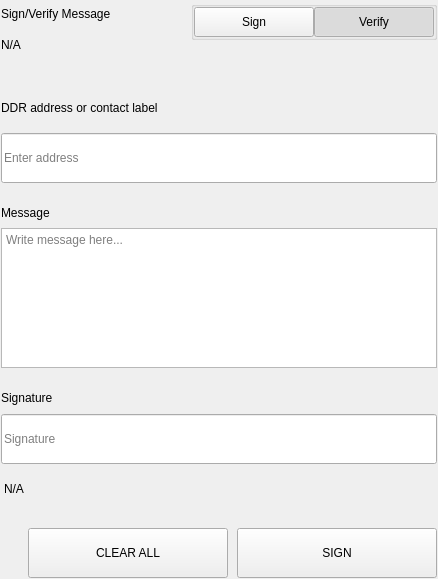
<?xml version="1.0" encoding="UTF-8"?>
<ui version="4.0">
 <class>SettingsSignMessageWidgets</class>
 <widget class="QWidget" name="SettingsSignMessageWidgets">
  <property name="geometry">
   <rect>
    <x>0</x>
    <y>0</y>
    <width>438</width>
    <height>579</height>
   </rect>
  </property>
  <property name="windowTitle">
   <string>Form</string>
  </property>
  <layout class="QVBoxLayout" name="verticalLayout">
   <property name="spacing">
    <number>0</number>
   </property>
   <property name="leftMargin">
    <number>0</number>
   </property>
   <property name="topMargin">
    <number>0</number>
   </property>
   <property name="rightMargin">
    <number>0</number>
   </property>
   <property name="bottomMargin">
    <number>0</number>
   </property>
   <item>
    <widget class="QWidget" name="left" native="true">
     <layout class="QVBoxLayout" name="verticalLayout_3">
      <property name="leftMargin">
       <number>0</number>
      </property>
      <property name="topMargin">
       <number>0</number>
      </property>
      <property name="rightMargin">
       <number>0</number>
      </property>
      <property name="bottomMargin">
       <number>0</number>
      </property>
      <item>
       <widget class="QWidget" name="container_sign" native="true">
        <layout class="QVBoxLayout" name="verticalLayout_2">
         <property name="spacing">
          <number>0</number>
         </property>
         <property name="leftMargin">
          <number>1</number>
         </property>
         <property name="topMargin">
          <number>1</number>
         </property>
         <property name="rightMargin">
          <number>1</number>
         </property>
         <property name="bottomMargin">
          <number>1</number>
         </property>
         <item>
          <layout class="QHBoxLayout" name="horizontalLayout_3" stretch="3,1">
           <property name="spacing">
            <number>40</number>
           </property>
           <item>
            <layout class="QVBoxLayout" name="verticalLayoutTitle">
             <property name="spacing">
              <number>5</number>
             </property>
             <item>
              <widget class="QLabel" name="labelTitle">
               <property name="text">
                <string>Sign/Verify Message</string>
               </property>
              </widget>
             </item>
             <item>
              <widget class="QLabel" name="labelSubtitle1">
               <property name="text">
                <string notr="true">N/A</string>
               </property>
               <property name="wordWrap">
                <bool>true</bool>
               </property>
              </widget>
             </item>
            </layout>
           </item>
           <item alignment="Qt::AlignRight|Qt::AlignTop">
            <widget class="QWidget" name="containerSwitch" native="true">
             <property name="styleSheet">
              <string notr="true">#containerSwitch{
	padding-top:9px;
}</string>
             </property>
             <layout class="QVBoxLayout" name="verticalLayout_6">
              <property name="spacing">
               <number>4</number>
              </property>
              <property name="leftMargin">
               <number>0</number>
              </property>
              <property name="topMargin">
               <number>0</number>
              </property>
              <property name="rightMargin">
               <number>0</number>
              </property>
              <property name="bottomMargin">
               <number>0</number>
              </property>
              <item alignment="Qt::AlignRight">
               <widget class="QGroupBox" name="groupBox">
                <property name="sizePolicy">
                 <sizepolicy hsizetype="Fixed" vsizetype="Preferred">
                  <horstretch>0</horstretch>
                  <verstretch>0</verstretch>
                 </sizepolicy>
                </property>
                <property name="title">
                 <string/>
                </property>
                <property name="alignment">
                 <set>Qt::AlignRight|Qt::AlignTop|Qt::AlignTrailing</set>
                </property>
                <layout class="QHBoxLayout" name="horizontalLayout_4">
                 <property name="spacing">
                  <number>0</number>
                 </property>
                 <property name="leftMargin">
                  <number>0</number>
                 </property>
                 <property name="topMargin">
                  <number>0</number>
                 </property>
                 <property name="rightMargin">
                  <number>0</number>
                 </property>
                 <property name="bottomMargin">
                  <number>0</number>
                 </property>
                 <item>
                  <widget class="QPushButton" name="pushSign">
                   <property name="minimumSize">
                    <size>
                     <width>120</width>
                     <height>30</height>
                    </size>
                   </property>
                   <property name="maximumSize">
                    <size>
                     <width>120</width>
                     <height>30</height>
                    </size>
                   </property>
                   <property name="focusPolicy">
                    <enum>Qt::NoFocus</enum>
                   </property>
                   <property name="text">
                    <string>Sign</string>
                   </property>
                   <property name="checkable">
                    <bool>true</bool>
                   </property>
                   <property name="autoExclusive">
                    <bool>true</bool>
                   </property>
                  </widget>
                 </item>
                 <item>
                  <widget class="QPushButton" name="pushVerify">
                   <property name="minimumSize">
                    <size>
                     <width>120</width>
                     <height>30</height>
                    </size>
                   </property>
                   <property name="maximumSize">
                    <size>
                     <width>120</width>
                     <height>30</height>
                    </size>
                   </property>
                   <property name="focusPolicy">
                    <enum>Qt::NoFocus</enum>
                   </property>
                   <property name="text">
                    <string>Verify</string>
                   </property>
                   <property name="checkable">
                    <bool>true</bool>
                   </property>
                   <property name="checked">
                    <bool>true</bool>
                   </property>
                   <property name="autoExclusive">
                    <bool>true</bool>
                   </property>
                  </widget>
                 </item>
                </layout>
               </widget>
              </item>
              <item alignment="Qt::AlignHCenter|Qt::AlignTop">
               <widget class="QLabel" name="labelSubtitleSwitch">
                <property name="text">
                 <string/>
                </property>
                <property name="alignment">
                 <set>Qt::AlignRight|Qt::AlignTrailing|Qt::AlignVCenter</set>
                </property>
               </widget>
              </item>
             </layout>
            </widget>
           </item>
          </layout>
         </item>
         <item>
          <spacer name="verticalSpacer_2">
           <property name="orientation">
            <enum>Qt::Vertical</enum>
           </property>
           <property name="sizeType">
            <enum>QSizePolicy::Fixed</enum>
           </property>
           <property name="sizeHint" stdset="0">
            <size>
             <width>20</width>
             <height>40</height>
            </size>
           </property>
          </spacer>
         </item>
         <item>
          <widget class="QWidget" name="containerAddress" native="true">
           <property name="sizePolicy">
            <sizepolicy hsizetype="Preferred" vsizetype="Fixed">
             <horstretch>0</horstretch>
             <verstretch>0</verstretch>
            </sizepolicy>
           </property>
           <layout class="QVBoxLayout" name="verticalLayout_5" stretch="0,0">
            <property name="spacing">
             <number>15</number>
            </property>
            <property name="leftMargin">
             <number>0</number>
            </property>
            <property name="topMargin">
             <number>0</number>
            </property>
            <property name="rightMargin">
             <number>0</number>
            </property>
            <property name="bottomMargin">
             <number>0</number>
            </property>
            <item>
             <widget class="QLabel" name="labelSubtitleAddress">
              <property name="minimumSize">
               <size>
                <width>0</width>
                <height>20</height>
               </size>
              </property>
              <property name="maximumSize">
               <size>
                <width>16777215</width>
                <height>20</height>
               </size>
              </property>
              <property name="text">
               <string>DDR address or contact label</string>
              </property>
             </widget>
            </item>
            <item>
             <widget class="QLineEdit" name="addressIn_SM">
              <property name="minimumSize">
               <size>
                <width>0</width>
                <height>50</height>
               </size>
              </property>
              <property name="maximumSize">
               <size>
                <width>16777215</width>
                <height>50</height>
               </size>
              </property>
              <property name="placeholderText">
               <string>Enter address</string>
              </property>
             </widget>
            </item>
           </layout>
          </widget>
         </item>
         <item>
          <spacer name="verticalSpacer_3">
           <property name="orientation">
            <enum>Qt::Vertical</enum>
           </property>
           <property name="sizeType">
            <enum>QSizePolicy::Fixed</enum>
           </property>
           <property name="sizeHint" stdset="0">
            <size>
             <width>20</width>
             <height>20</height>
            </size>
           </property>
          </spacer>
         </item>
         <item>
          <layout class="QVBoxLayout" name="verticalLayout_9">
           <property name="spacing">
            <number>5</number>
           </property>
           <item>
            <widget class="QLabel" name="labelSubtitleMessage">
             <property name="minimumSize">
              <size>
               <width>0</width>
               <height>20</height>
              </size>
             </property>
             <property name="maximumSize">
              <size>
               <width>16777215</width>
               <height>20</height>
              </size>
             </property>
             <property name="text">
              <string>Message</string>
             </property>
            </widget>
           </item>
           <item>
            <widget class="QPlainTextEdit" name="messageIn_SM">
             <property name="minimumSize">
              <size>
               <width>0</width>
               <height>140</height>
              </size>
             </property>
             <property name="maximumSize">
              <size>
               <width>16777215</width>
               <height>140</height>
              </size>
             </property>
             <property name="placeholderText">
              <string>Write message here...</string>
             </property>
            </widget>
           </item>
          </layout>
         </item>
         <item>
          <spacer name="verticalSpacer_4">
           <property name="orientation">
            <enum>Qt::Vertical</enum>
           </property>
           <property name="sizeType">
            <enum>QSizePolicy::Fixed</enum>
           </property>
           <property name="sizeHint" stdset="0">
            <size>
             <width>20</width>
             <height>20</height>
            </size>
           </property>
          </spacer>
         </item>
         <item>
          <widget class="QWidget" name="widget" native="true">
           <property name="minimumSize">
            <size>
             <width>0</width>
             <height>75</height>
            </size>
           </property>
           <property name="maximumSize">
            <size>
             <width>16777215</width>
             <height>16777215</height>
            </size>
           </property>
           <layout class="QVBoxLayout" name="verticalLayout_4">
            <property name="leftMargin">
             <number>0</number>
            </property>
            <property name="topMargin">
             <number>0</number>
            </property>
            <property name="rightMargin">
             <number>0</number>
            </property>
            <property name="bottomMargin">
             <number>0</number>
            </property>
            <item>
             <widget class="QLabel" name="labelSubtitleSignature">
              <property name="minimumSize">
               <size>
                <width>0</width>
                <height>20</height>
               </size>
              </property>
              <property name="maximumSize">
               <size>
                <width>16777215</width>
                <height>20</height>
               </size>
              </property>
              <property name="text">
               <string>Signature</string>
              </property>
             </widget>
            </item>
            <item>
             <widget class="QLineEdit" name="signatureOut_SM">
              <property name="minimumSize">
               <size>
                <width>0</width>
                <height>50</height>
               </size>
              </property>
              <property name="placeholderText">
               <string>Signature</string>
              </property>
             </widget>
            </item>
           </layout>
          </widget>
         </item>
         <item>
          <widget class="QLabel" name="statusLabel_SM">
           <property name="styleSheet">
            <string notr="true">padding-top:5px;</string>
           </property>
           <property name="text">
            <string notr="true">N/A</string>
           </property>
          </widget>
         </item>
         <item>
          <spacer name="verticalSpacer">
           <property name="orientation">
            <enum>Qt::Vertical</enum>
           </property>
           <property name="sizeType">
            <enum>QSizePolicy::Fixed</enum>
           </property>
           <property name="sizeHint" stdset="0">
            <size>
             <width>20</width>
             <height>20</height>
            </size>
           </property>
          </spacer>
         </item>
         <item>
          <layout class="QHBoxLayout" name="horizontalLayout_7">
           <property name="spacing">
            <number>9</number>
           </property>
           <item>
            <spacer name="horizontalSpacer_5">
             <property name="orientation">
              <enum>Qt::Horizontal</enum>
             </property>
             <property name="sizeType">
              <enum>QSizePolicy::Expanding</enum>
             </property>
             <property name="sizeHint" stdset="0">
              <size>
               <width>40</width>
               <height>20</height>
              </size>
             </property>
            </spacer>
           </item>
           <item>
            <widget class="QPushButton" name="pushButtonClear">
             <property name="minimumSize">
              <size>
               <width>200</width>
               <height>50</height>
              </size>
             </property>
             <property name="focusPolicy">
              <enum>Qt::NoFocus</enum>
             </property>
             <property name="text">
              <string>CLEAR ALL</string>
             </property>
            </widget>
           </item>
           <item>
            <widget class="QPushButton" name="pushButtonSave">
             <property name="minimumSize">
              <size>
               <width>200</width>
               <height>50</height>
              </size>
             </property>
             <property name="maximumSize">
              <size>
               <width>200</width>
               <height>50</height>
              </size>
             </property>
             <property name="focusPolicy">
              <enum>Qt::NoFocus</enum>
             </property>
             <property name="text">
              <string>SIGN</string>
             </property>
            </widget>
           </item>
          </layout>
         </item>
        </layout>
       </widget>
      </item>
     </layout>
    </widget>
   </item>
  </layout>
 </widget>
 <resources/>
 <connections/>
</ui>
